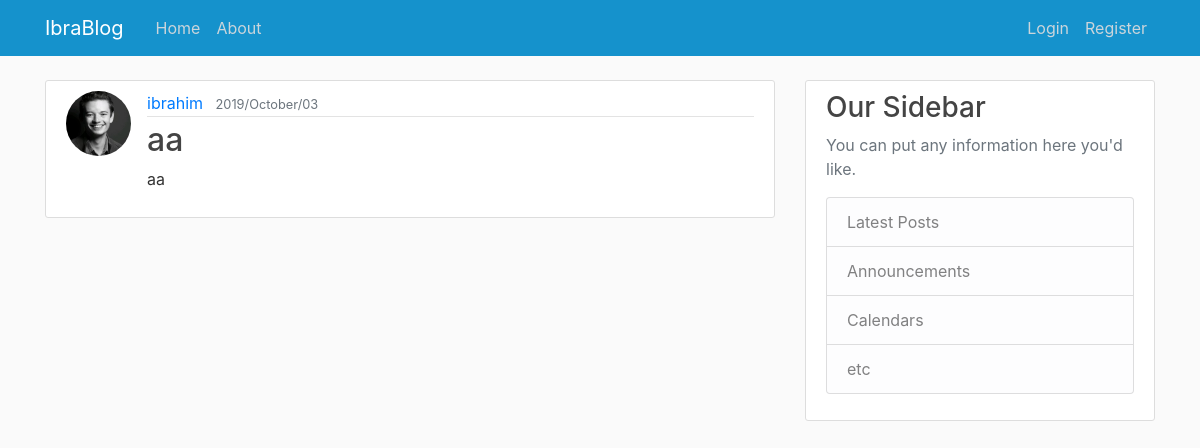
The page /blog/post/15/ on the database its author committed.
### blog/models.py (models this page shows, shortened)
class Post(models.Model):
    title = models.CharField(max_length=100) #CharField used for names restricted strings
    content = models.TextField() #unrestricted string there is "choices" parameter used for choose your own charfields
    date = models.DateTimeField(default=timezone.now())
    author = models.ForeignKey(User,on_delete=models.CASCADE)

### users/models.py (models this page shows, shortened)
class Profile(models.Model):
    user = models.OneToOneField(User,on_delete=models.CASCADE)
    image = models.ImageField(default ='default.jpeg',upload_to='profile_pics')

### blog/views.py (the view)
# urls.py: path('post/<int:pk>/', PostDetailView.as_view(),name='post-detail'),#http://127.0.0.1:8000/blog/post/1/
class PostDetailView(DetailView):
    model = Post

### blog/templates/blog/post_detail.html (shortened to what this page needs)
{%extends "blog/base.html" %}
{% block content %}
<article class="media content-section">
  <img class="rounded-circle article-img" src={{object.author.profile.image.url}}>
  <div class="media-body">
    <div class="article-metadata">
      <a class="mr-2" href="{% url 'user-posts' object.author.username %}">{{ object.author }}</a>
      <small class="text-muted">{{ object.date |date:"Y/F/d" }}</small>
    </div>
    <h2 class="article-title">{{ object.title }}</h2>
    <p class="article-content">{{ object.content }}</p>
  </div>
</article>
{% endblock %}

### blog/static/blog/main.css (style rules this page uses)
body { background: #fafafa; color: #333333; margin-top: 5rem; }
h1, h2, h3, h4, h5, h6 { color: #444444; }
.content-section { background: #ffffff; padding: 10px 20px; border: 1px solid #dddddd; border-radius: 3px; margin-bottom: 20px; }
.article-title { color: #444444; }
.article-content { white-space: pre-line; }
.article-img { height: 65px; width: 65px; margin-right: 16px; }
.article-metadata { padding-bottom: 1px; margin-bottom: 4px; border-bottom: 1px solid #e3e3e3 }

### rows shown on the page
Post: author.profile.image (picture), author "ibrahim", date "2019/October/03", title "aa", content "aa"
